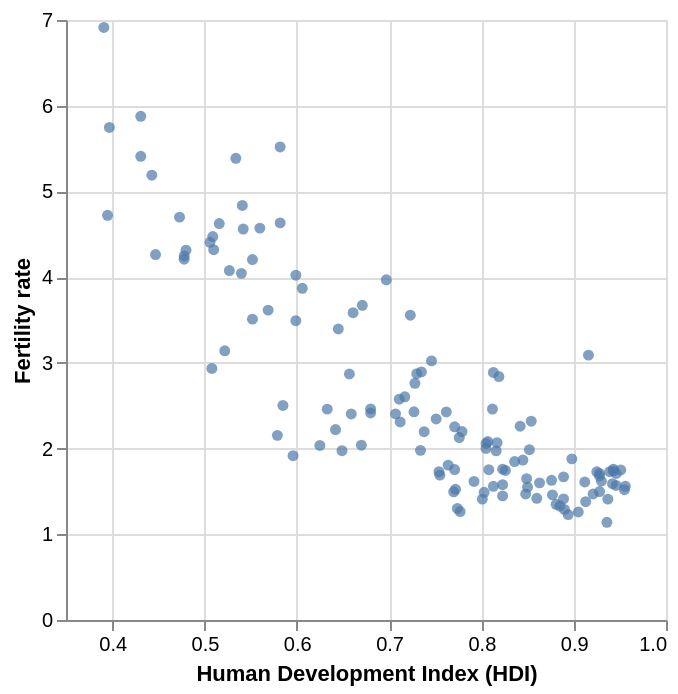

Write notebook code for a chart like this one.
### Markdown cell above
The scatterplot suggests that HDI is linked with lower fertility. While the relationship is not perfectly linear, a linear approximation seems to provide a reasonable fit.`

### Code cell
base = alt.Chart(data)
    
scatter_hdi = base.mark_circle().encode( 
    x = alt.X("hdi:Q",
              scale = alt.Scale(zero = False),
              title = "Human Development Index (HDI)"), 
    y = alt.Y("fertility_total:Q",
              title = "Fertility rate")
).properties(
    width = 300,
    height = 300)

scatter_hdi

### Figure 1 — Vega-Lite specification as saved in the notebook (floating-point values rounded to 4 significant figures; data arrays with more than 128 entries replaced by an {"elided": "..."} marker saying what was removed)
{"config": {"view": {"continuousWidth": 300, "continuousHeight": 300}}, "data": {"name": "data-6cd1456596c1f74e121582c365026ae5"}, "mark": {"type": "circle"}, "encoding": {"x": {"field": "hdi", "scale": {"zero": false}, "title": "Human Development Index (HDI)", "type": "quantitative"}, "y": {"field": "fertility_total", "title": "Fertility rate", "type": "quantitative"}}, "height": 300, "width": 300, "$schema": "https://vega.github.io/schema/vega-lite/v5.8.0.json", "datasets": {"data-6cd1456596c1f74e121582c365026ae5": {"elided": "129 records"}}}
